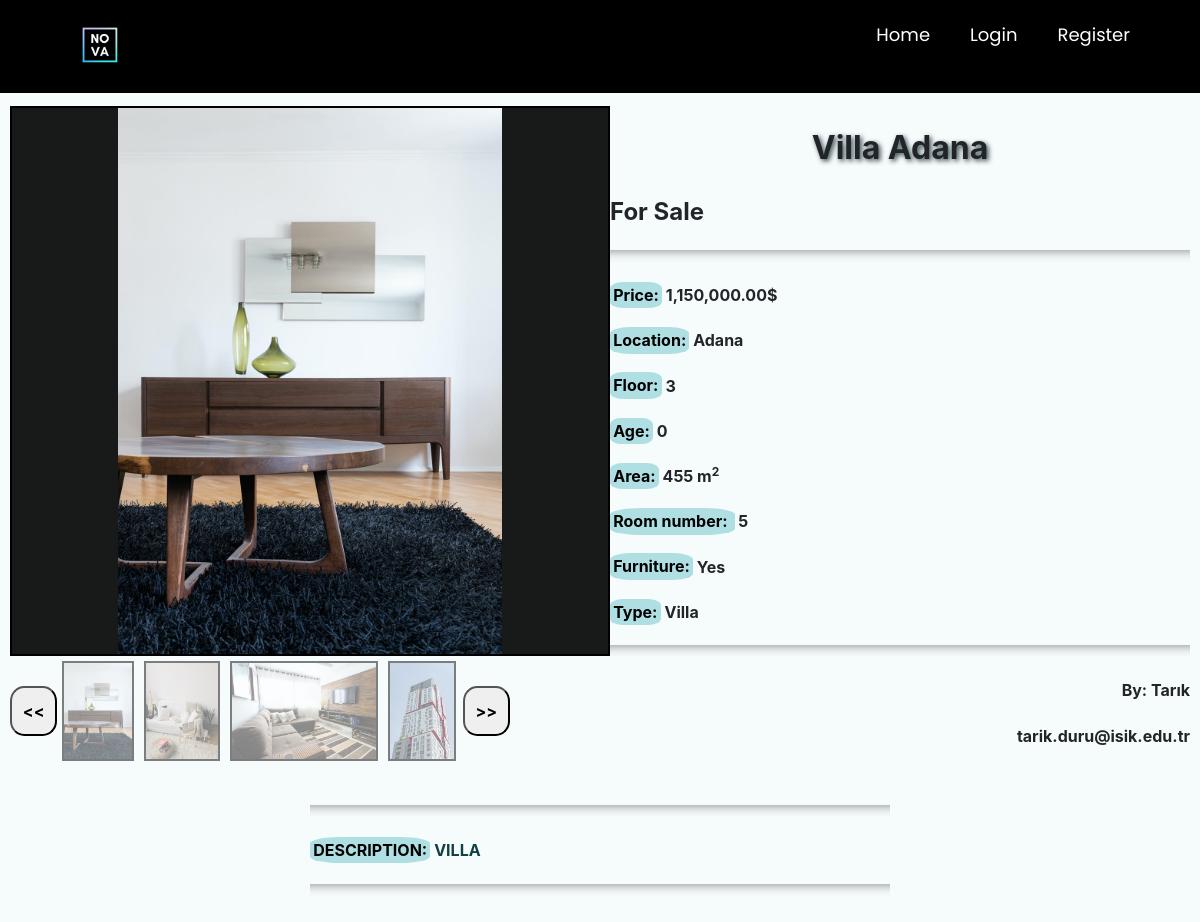
/product_details/86, run on the app's committed database.
### main/models.py (models this page shows, shortened)
class PostImages(models.Model):
    image = models.ImageField(null=True, blank=True)
    gallery = models.ForeignKey(Post,null=True,on_delete= models.CASCADE)

class Post(models.Model):
    ouruser = models.ForeignKey(ourUser, null=True, on_delete=models.CASCADE)
    post_title = models.CharField(max_length=255,null=True)
    post_description = models.TextField()
    price = models.DecimalField(decimal_places=2 , max_digits=12)
    location = models.CharField(max_length=255,null=True,choices=city)
    postType = models.CharField(choices=RorS , max_length=50, null=True , default='For Sale')
    floor = models.DecimalField(decimal_places=0 , max_digits=3 ,null=True)
    building_age = models.DecimalField(decimal_places=0, max_digits=2 , null=True)
    area = models.DecimalField(decimal_places=0,max_digits=4 ,null=True)
    isFurniture = models.CharField(choices=Furniture ,null=True,max_length=50,default="No")
    building_type = models.CharField(choices=b_types ,null=True ,max_length=50)
    room = models.DecimalField(decimal_places=0 , max_digits=3 ,null=True)

class ourUser(models.Model):
    user = models.OneToOneField(User, null=True, on_delete=models.CASCADE)  # relation with django's user # will be implemented later
    username = models.CharField(max_length=255,null=True)
    first_name = models.CharField(max_length=255,null=True)
    last_name = models.CharField(max_length=255,null=True)
    email = models.EmailField(max_length=254)

### main/views.py (the view)
# urls.py: path('product_details/<int:pk>', views.productdetails, name="product_details"),
def productdetails(request, pk):
    posts = Post.objects.get(id=pk)
    pimage = PostImages.objects.filter(gallery=posts)
    return render(request, 'main/product_details.html', {'posts': posts, 'pimage': pimage})

### main/templates/main/product_details.html (shortened to what this page needs)
<!DOCTYPE html>
{% extends 'main/mainpage.html' %}
{% load static %}
{% load humanize %}
{% block content %}
<html>
<head>
	   <link href="//maxcdn.bootstrapcdn.com/bootstrap/4.1.1/css/bootstrap.min.css" rel="stylesheet" id="bootstrap-css">
</head>
<body>
	<div class="bg ">
	<div id="content-wrapper">
		<div class="column">
			<img id=featured src="{% static pimage.first.image.url %}">
			<div id="slide-wrapper"  >
				<button id="slideLeft" class="arrow " > <b><<</b> </button>
				<div id="slider" >
					{% for i in pimage %}
    					<img class="thumbnail" src="{% static i.image.url %}" width="500" height="333">
					{% endfor %}
				</div>
				<button id="slideRight" class="arrow " > <b>>></b> </button>
			</div>
		</div>
		<div class="column ">
			<p class="hh1">{{posts.post_title}}</p>
			<p class="hh2"> {{posts.postType}}</p>
			<hr>
			<p class="hh4"><mark>Price:</mark>&nbsp;{{posts.price|intcomma}}$</p>
			<p class="hh4"><mark>Location:</mark>&nbsp;{{posts.location}}</p>
			<p class="hh4"><mark>Floor:</mark>&nbsp;{{posts.floor}}</p>
			<p class="hh4"><mark>Age:</mark>&nbsp;{{posts.building_age}}</p>
			<p class="hh4"><mark>Area:</mark>&nbsp;{{posts.area}} m<sup>2</sup></p>
			<p class="hh4"><mark>Room number: </mark>&nbsp;{{ posts.room }}</p>
			<p class="hh4"><mark>Furniture:</mark>&nbsp;{{posts.isFurniture}}</p>
			<p class="hh4"><mark>Type:</mark>&nbsp;{{posts.building_type}}</p>
			<hr>
			<p class="hh4" style="text-align: right;">By:&nbsp;{{posts.ouruser.first_name}}</p>
			<p class="hh4" style="text-align: right;">&nbsp;{{posts.ouruser.email}}</p>
		</div>
		<div class="column ">
			<hr>
			<p class="des hh4"  ><mark>Description:</mark>&nbsp;{{posts.post_description}}</p>
			<hr>
		</div>
	</div>
	</div>
</body>
{% endblock %}

### main/templates/main/product_details.html (style rules this page uses)
body,html { width : 100%; height : 100%; margin : 0; padding : 0; }
.bg { background-color: #F6FBFC ; }
.des { text-align: justify; text-transform: uppercase; color: #114045 ; word-wrap:break-word; }
.hh1 { text-shadow: 2px 2px 5px #2F4345; text-align: center; text-transform: capitalize; display: block; font-size: 2em; margin-top: 0.67em; margin-bottom: 0.67em; margin-left: 0; margin-right: 0; font-weight: bold; }
.hh2 { display: block; font-size: 1.5em; margin-top: 0.83em; margin-bottom: 0.83em; margin-left: 0; margin-right: 0; font-weight: bold; }
.hh4 { margin-top: 1.33em; margin-bottom: 1.33em; margin-left: 0; margin-right: 0; font-weight: bold; }
mark { background-color:#AFDFE3; border-radius: 25%; }
hr { height: 12px; border: 0; box-shadow: inset 0 12px 12px -12px rgba(0, 0, 0, 0.5); }
#content-wrapper { display: flex; flex-wrap: wrap; justify-content: center; align-items: center; }
.column { width: 600px; padding: 10px; }
#featured { max-width: 600px; max-height: 550px; min-width: 600px; min-height: 550px; cursor: pointer; border: 2px solid black; object-fit: contain; background-color: rgba(0,0,0,0.9); }
.thumbnail { object-fit: cover; max-width: 180px; max-height: 100px; cursor: pointer; opacity: 0.5; margin: 5px; border: 2px solid black; }
#slide-wrapper { max-width: 500px; display: flex; min-height: 100px; align-items: center; }
#slider { width: 440px; display: flex; flex-wrap: nowrap; overflow-x: auto; cursor: grab; }
.arrow { width: 50px; height: 50px; cursor: pointer; transition: .3s; border-radius:30%; }

### main/templates/main/mainpage.html (style rules this page uses)
body.g { background-image: url('/static/images/wallpaper.jpg'); background-size: cover; background-repeat: no-repeat; background-attachment: fixed; }

### data on the page
PostImages: image (picture)
PostImages: image (picture)
PostImages: image (picture)
PostImages: image (picture)
Post: post_title "Villa Adana", postType "For Sale", price "1,150,000.00", location "Adana", floor "3", building_age "0", area "455", room "5", isFurniture "Yes", building_type "Villa", ouruser.first_name "Tarık", ouruser.email "tarik.duru@isik.edu.tr", post_description "VILLA"
